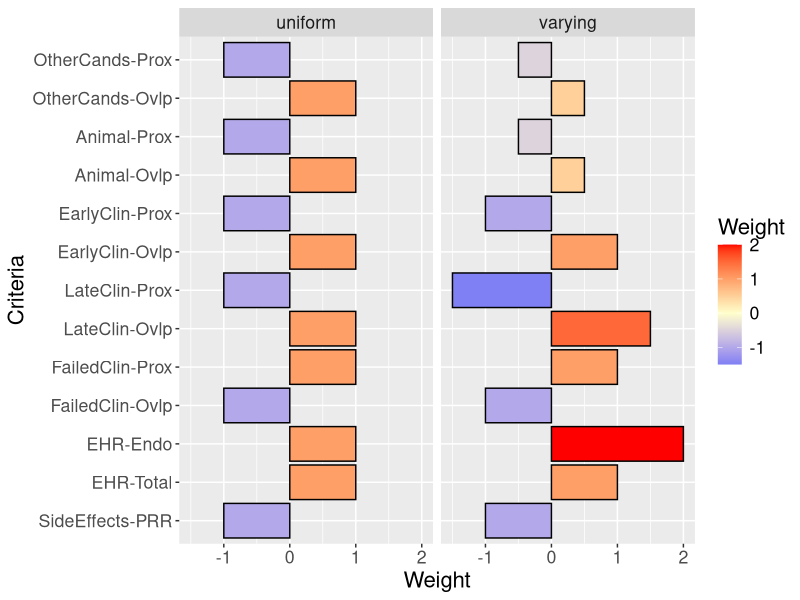
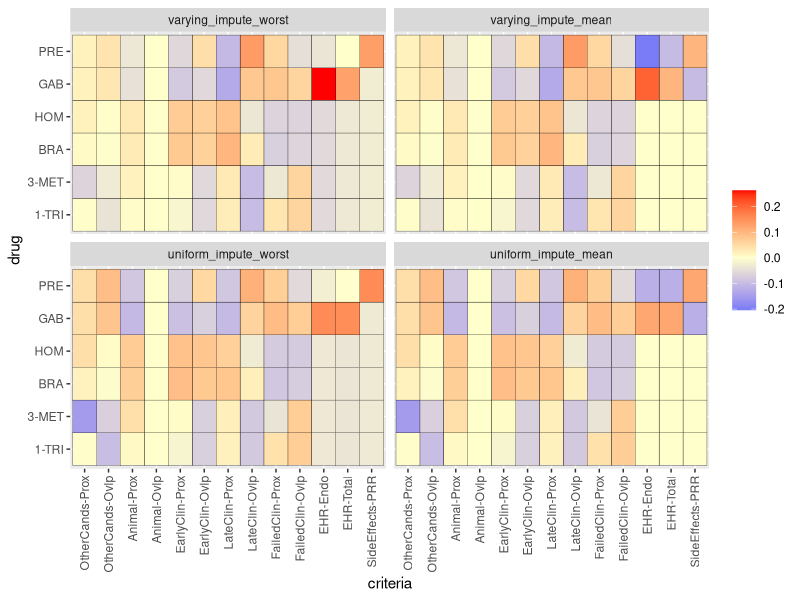
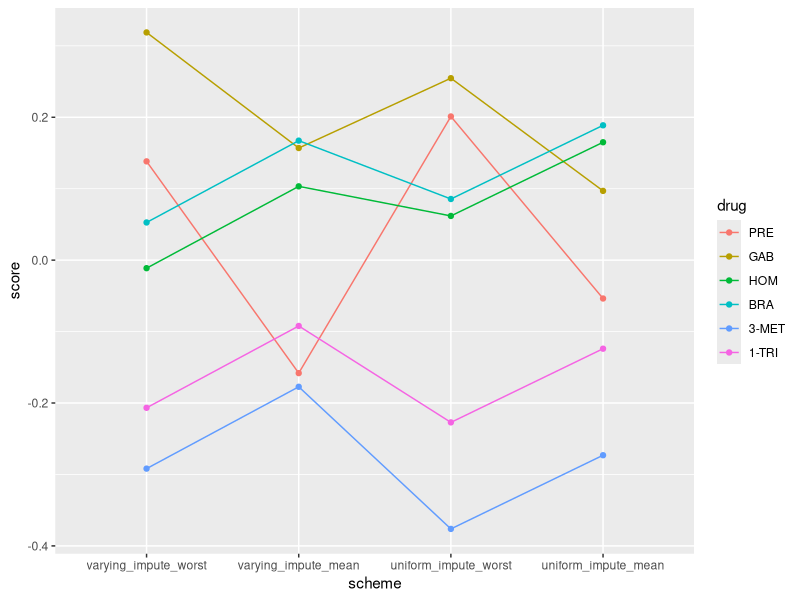
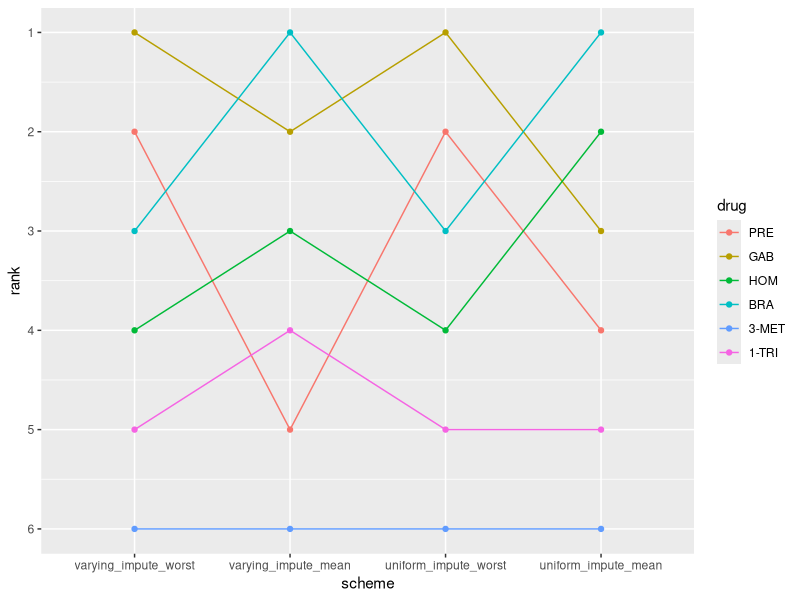
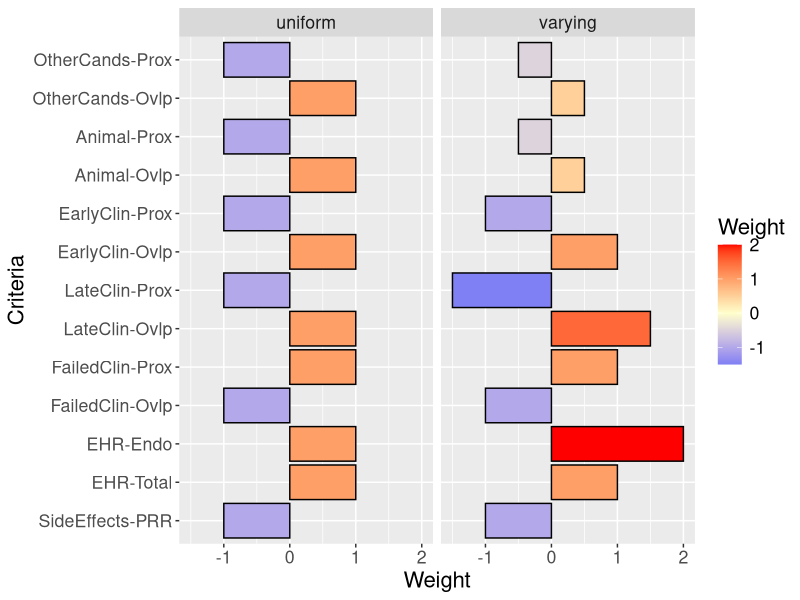
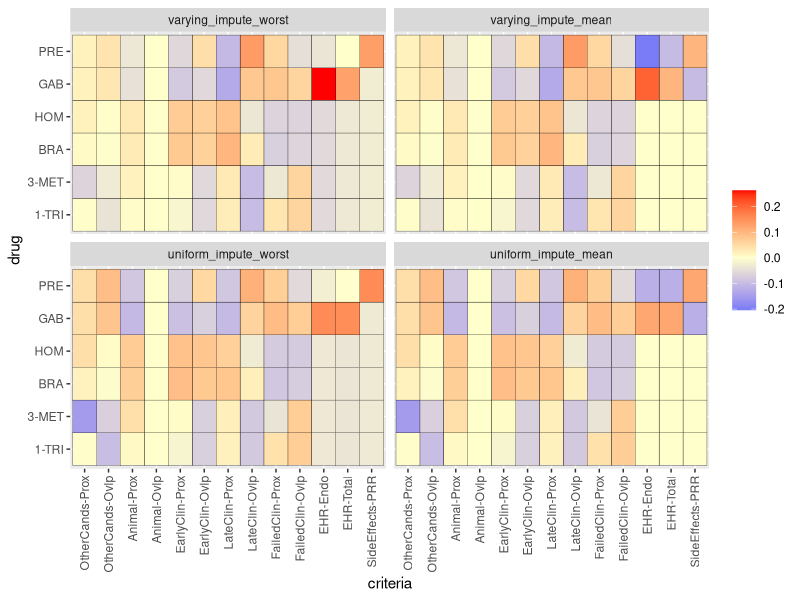
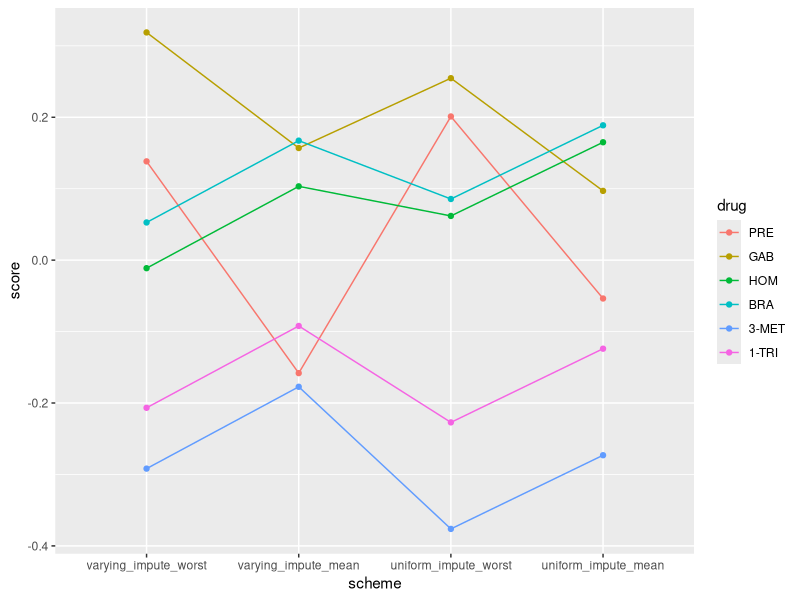
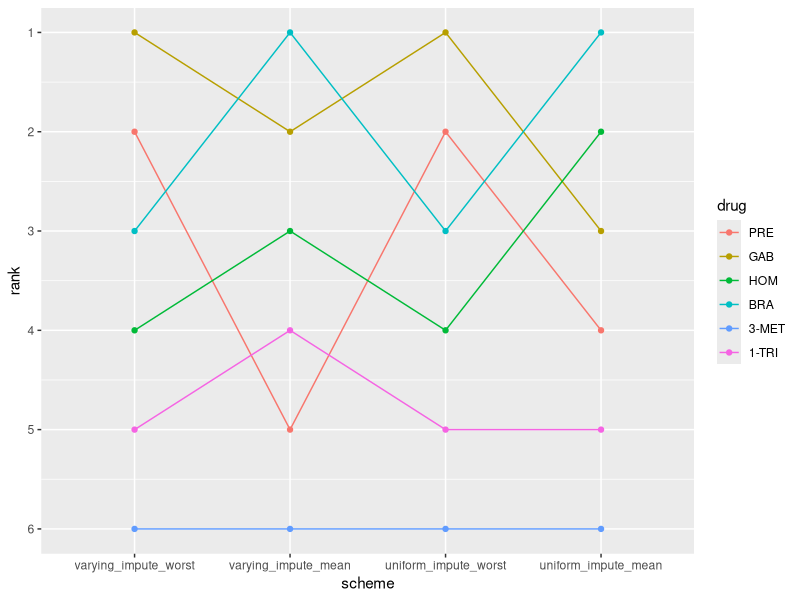

These charts were generated, in order, by the following R code:
## ---- chunk 1
knitr::opts_chunk$set(echo = TRUE)

library(here)
library(readxl)
library(tidyverse)
library(ggplot2)

if (!dir.exists(here('data/score_output'))) {
  dir.create(here('data/score_output'))
}
## ---- chunk 2
overlap_df <- read.csv(here('data/score_output/metric_similarity.csv'))
side_effect_df <- read.csv(here('data/score_output/metric_prr.csv'))
ehr_df <- read_excel(here('data/score_output/metric_ehr.xlsx'))

overlap_reformat_df <- overlap_df |> 
  dplyr::select(drug, reference, proximity, raw_overlap) |> # exclude pval from evidence score for now
  mutate(drug = tolower(drug)) |>
  pivot_wider(names_from=reference, values_from=c(raw_overlap, proximity)) 

side_effect_reformat_df <- side_effect_df |>
  dplyr::select(drug, mean_PRR) |> 
  mutate(drug = tolower(drug)) 

ehr_reformat_df <- ehr_df |>
  dplyr::select(drug, total_taking, endo_taking_excl_window) |> 
  mutate(drug = tolower(drug))

criteria_df <- overlap_reformat_df |>
  left_join(side_effect_reformat_df, by=c('drug')) |>
  left_join(ehr_reformat_df, by=c('drug')) |>
  pivot_longer(!drug, names_to='criteria', values_to='value')
## ---- chunk 3
weights_unif <- read_excel(here('data/score_input/weighting_schemes.xlsx'), sheet='Uniform_Weights')
weights_vary <- read_excel(here('data/score_input/weighting_schemes.xlsx'), sheet='Varying_Weights')
impute_mean <- read_excel(here('data/score_input/weighting_schemes.xlsx'), sheet='Mean_Impute')
impute_worst <- read_excel(here('data/score_input/weighting_schemes.xlsx'), sheet='Worst_Impute')

scheme_unif_mean <- weights_unif |> 
  inner_join(impute_mean, by=c('criteria')) |>
  mutate(scheme = 'uniform_impute_mean')
scheme_unif_worst <- weights_unif |>
  inner_join(impute_worst, by=c('criteria')) |>
  mutate(scheme = 'uniform_impute_worst')
scheme_vary_mean <- weights_vary |>
  inner_join(impute_mean, by=c('criteria')) |>
  mutate(scheme = 'varying_impute_mean')
scheme_vary_worst <- weights_vary |>
  inner_join(impute_worst, by=c('criteria')) |>
  mutate(scheme = 'varying_impute_worst')

schemes_df <- bind_rows(scheme_unif_mean, scheme_unif_worst, scheme_vary_mean, scheme_vary_worst) |>
  group_by(scheme) |>
  mutate(standardized_weight = weight / sum(weight^2))

## ---- chunk 4
scores_df <- criteria_df |>
  left_join(schemes_df, by=c('criteria')) |>
  group_by(scheme, criteria) |>
  mutate(value = 
           case_when(
             is.na(value) & impute_value == 'mean' ~ mean(value, na.rm=TRUE),
             is.na(value) & impute_value == 'max' ~ max(value, na.rm=TRUE),
             is.na(value) & impute_value == 'min' ~ min(value, na.rm=TRUE),
             is.na(value) & impute_value == 'zero' ~ 0,
             TRUE ~ value),
         standardized_value = 
           case_when(
             sd(value) == 0 ~ value,
             TRUE ~ (value - mean(value)) / sd(value)),
         weighted_value = standardized_weight * standardized_value) |>
  dplyr::select(-impute_value)
write.csv(scores_df, here('data/score_output/indiv_criteria_scores.csv'))

summed_scores_df <- scores_df |>
  group_by(drug, scheme) |>
  summarise(score = sum(weighted_value)) |>
  arrange(desc(score)) |>
  ungroup() |>
  group_by(scheme) |>
  mutate(rank = 1:n()) 
write.csv(summed_scores_df, here('data/score_output/summed_scores.csv'))
## ---- chunk 5
criteria_lbls <- list("proximity_other_cands" = "OtherCands-Prox",
                      "raw_overlap_other_cands" = "OtherCands-Ovlp",
                      "proximity_animal" = "Animal-Prox",
                      "raw_overlap_animal" = "Animal-Ovlp",
                      "proximity_clinical_p12" = "EarlyClin-Prox",
                      "raw_overlap_clinical_p12" = "EarlyClin-Ovlp",
                      "proximity_clinical_p3plus" = "LateClin-Prox",
                      "raw_overlap_clinical_p3plus" = "LateClin-Ovlp",
                      "proximity_clinical_failed" = "FailedClin-Prox",
                      "raw_overlap_clinical_failed" = "FailedClin-Ovlp",
                      "endo_taking_excl_window" = "EHR-Endo",
                      "total_taking" = "EHR-Total",
                      "mean_PRR" = "SideEffects-PRR",
                      "score" = "Score")

criteria_order <- names(criteria_lbls)

drug_lbls <- list("pregabalin" = "PRE",
                  "gabapentin" = "GAB",
                  "homocastasterone_ctd_00002741" = "HOM",
                  "brassinolide_ctd_00001097" = "BRA",
                  "3-methyladenine_ctd_00001217" = "3-MET",
                  "1-trichloromethyl-1,2,3,4-tetrahydro-beta-carboline_ctd_00002689" = "1-TRI")
drug_order <- names(drug_lbls)
## ---- chunk 6
weights_vary$criteria_abbrev <- factor(weights_vary$criteria, level=criteria_order)
weights_vary$scheme <- 'varying'
weights_unif$criteria_abbrev <- factor(weights_unif$criteria, level=criteria_order)
weights_unif$scheme <- 'uniform'
weights <- bind_rows(weights_vary, weights_unif)

ggplot(weights, aes(x=criteria_abbrev, y=weight, fill=weight)) + 
  geom_col(color='black') +
  scale_fill_gradient2(low = "#075AFF",
                       mid = "#FFFFCC",
                       high = "#FF0000",
                       name='Weight') + 
  scale_x_discrete(labels=criteria_lbls, limits=rev) +
  coord_flip() +
  xlab('Criteria') +
  ylab('Weight') +
  facet_wrap(vars(scheme)) +
  theme(text = element_text(size = 16))    

ggsave(here('figs/weights_bar.png'))

## ---- chunk 7
scores_df$drug <- factor(scores_df$drug, level=drug_order)
scores_df$criteria <- factor(scores_df$criteria, level=criteria_order)
scores_df$scheme <- factor(scores_df$scheme, level=c('varying_impute_worst', 'varying_impute_mean', 'uniform_impute_worst', 'uniform_impute_mean'))

ggplot(scores_df, aes(criteria, drug, fill=weighted_value)) + 
  geom_tile(color='black') + 
  scale_fill_gradient2(low = "#075AFF",
                       mid = "#FFFFCC",
                       high = "#FF0000") + 
  scale_x_discrete(labels=criteria_lbls) +
  scale_y_discrete(labels=drug_lbls, limits=rev) + 
  theme(axis.text.x = element_text(angle = 90, vjust=0.5, hjust=1),
        legend.title = element_blank()) +
  facet_wrap(vars(scheme))

ggsave(here('figs/score_heatmaps.png'))

## ---- chunk 8
summed_scores_df$drug <- factor(summed_scores_df$drug, level=drug_order)
summed_scores_df$scheme <- factor(summed_scores_df$scheme, level=c('varying_impute_worst', 
                                                                   'varying_impute_mean', 
                                                                   'uniform_impute_worst', 
                                                                   'uniform_impute_mean'))

ggplot(summed_scores_df, aes(x=scheme, y=score, group=drug, color=drug)) +
  geom_line() +
  geom_point() +
  scale_color_discrete(labels=drug_lbls)

ggsave(here('figs/score_lineplot.png'))

ggplot(summed_scores_df, aes(x=scheme, y=rank, group=drug, color=drug)) +
  geom_line() +
  geom_point() +
  scale_y_reverse(breaks=1:6) +
  scale_color_discrete(labels=drug_lbls) 

ggsave(here('figs/rank_lineplot.png'))

